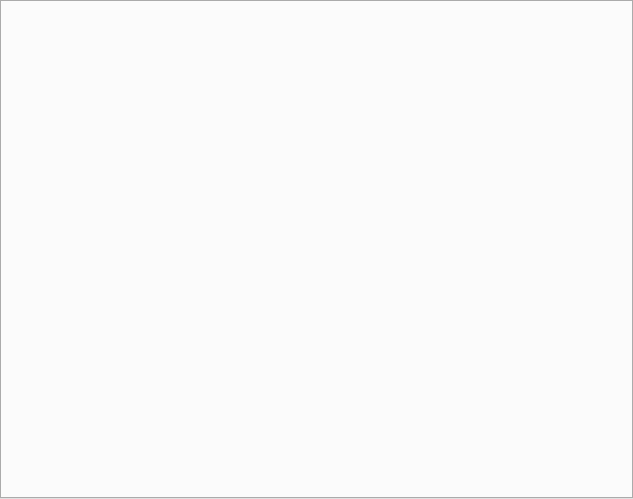
<?xml version="1.0" encoding="UTF-8"?>
<ui version="4.0">
 <class>DAWorkFlowOperateWidget</class>
 <widget class="QWidget" name="DAWorkFlowOperateWidget">
  <property name="geometry">
   <rect>
    <x>0</x>
    <y>0</y>
    <width>633</width>
    <height>499</height>
   </rect>
  </property>
  <property name="sizePolicy">
   <sizepolicy hsizetype="Expanding" vsizetype="Expanding">
    <horstretch>0</horstretch>
    <verstretch>0</verstretch>
   </sizepolicy>
  </property>
  <property name="minimumSize">
   <size>
    <width>500</width>
    <height>300</height>
   </size>
  </property>
  <property name="windowTitle">
   <string>Workflow Operate</string>
  </property>
  <layout class="QVBoxLayout" name="verticalLayout">
   <property name="spacing">
    <number>0</number>
   </property>
   <property name="leftMargin">
    <number>0</number>
   </property>
   <property name="topMargin">
    <number>0</number>
   </property>
   <property name="rightMargin">
    <number>0</number>
   </property>
   <property name="bottomMargin">
    <number>0</number>
   </property>
   <item>
    <widget class="QTabWidget" name="tabWidget">
     <property name="tabsClosable">
      <bool>true</bool>
     </property>
    </widget>
   </item>
  </layout>
 </widget>
 <resources/>
 <connections/>
</ui>
